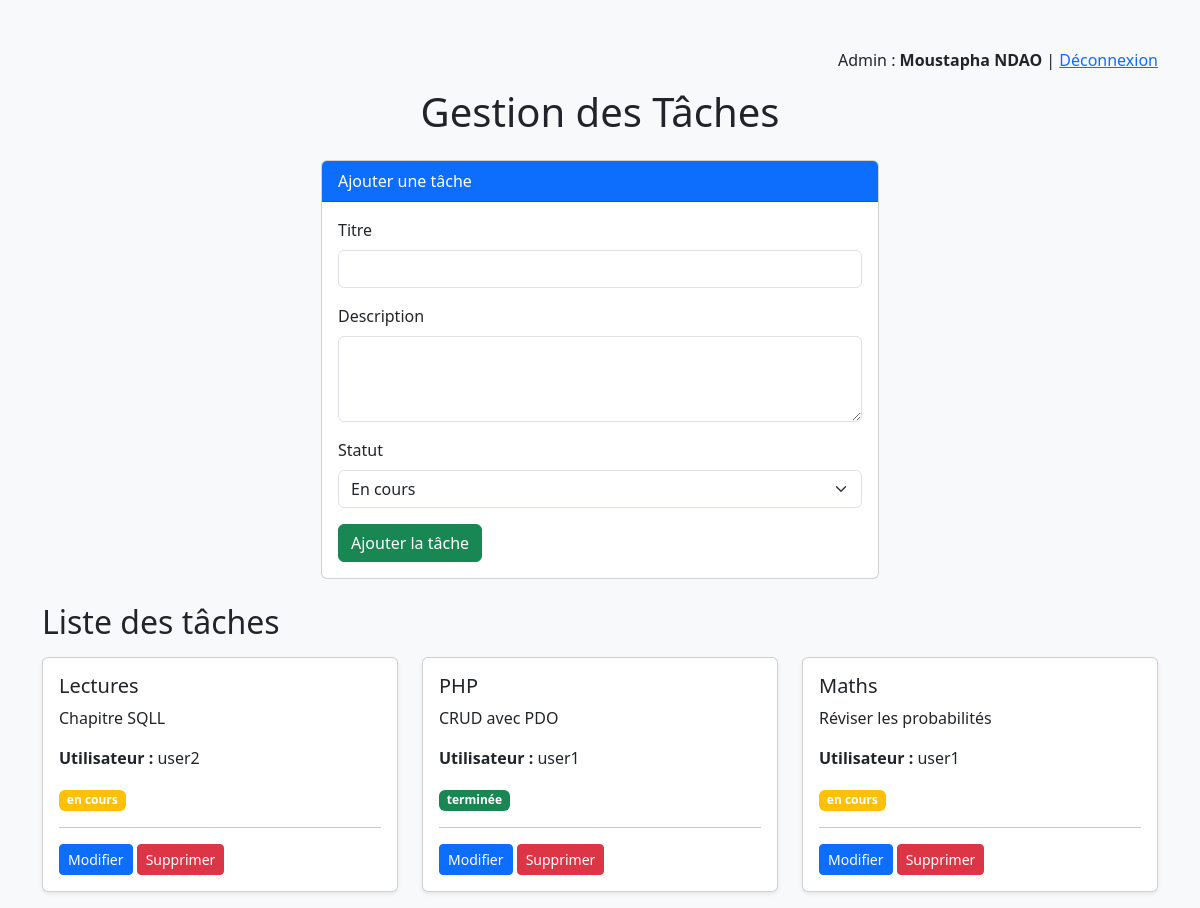
/admin.php (signed in), run on the app's committed database.
### tables this page shows
CREATE TABLE `tache` (
  `id` int(11) NOT NULL,
  `titre` varchar(255) NOT NULL,
  `description` text DEFAULT NULL,
  `statut` enum('en cours','terminée') DEFAULT 'en cours',
  `id_user` int(11) NOT NULL
);

CREATE TABLE `users` (
  `id` int(11) NOT NULL,
  `nom` varchar(100) NOT NULL,
  `prenom` varchar(100) NOT NULL,
  `login` varchar(100) NOT NULL,
  `mot_de_passe` varchar(255) NOT NULL,
  `role` enum('admin','user') NOT NULL
);

### admin.php (the view, shortened to what this page needs)
<?php
require 'db.php';
$tache_a_modifier = null;
$sql = "SELECT tache.*, users.login
FROM tache
JOIN users ON tache.id_user = users.id
ORDER BY tache.id DESC";
$stmt = $pdo->prepare($sql);
$stmt->execute();
$taches = $stmt->fetchAll(PDO::FETCH_ASSOC);
?>
<!DOCTYPE html>
<html lang="fr">
<head>
    <link href="https://cdn.jsdelivr.net/npm/bootstrap@5.3.2/dist/css/bootstrap.min.css" rel="stylesheet">
</head>
<body class="bg-light">
<div class="container mt-5">
    <p class="text-end">
        Admin :
        <strong><?= $_SESSION['prenom'] ?> <?= $_SESSION['nom'] ?></strong>
        | <a href="logout.php">Déconnexion</a>
    </p>
    <h1 class="text-center mb-4">Gestion des Tâches</h1>
    <div class="card mb-4 col-md-6 offset-md-3">
        <div class="card-header bg-primary text-white">
            <?= $tache_a_modifier ? "Modifier une tâche" : "Ajouter une tâche" ?>
        </div>
        <div class="card-body">
            <form method="POST" action="action.php">
                <div class="mb-3">
                    <label class="form-label">Titre</label>
                    <input type="text" class="form-control" name="titre" required
                           value="<?= $tache_a_modifier['titre'] ?? '' ?>">
                </div>
                <div class="mb-3">
                    <label class="form-label">Description</label>
                    <textarea class="form-control" name="description" rows="3"><?= $tache_a_modifier['description'] ?? '' ?></textarea>
                </div>
                <div class="mb-3">
                    <label class="form-label">Statut</label>
                    <select class="form-select" name="statut">
                        <option value="en cours"
                            <?= isset($tache_a_modifier) && $tache_a_modifier['statut'] === 'en cours' ? 'selected' : '' ?>>
                            En cours
                        </option>
                    </select>
                </div>
                <button type="submit" class="btn btn-success">
                    <?= $tache_a_modifier ? "Enregistrer les modifications" : "Ajouter la tâche" ?>
                </button>
            </form>
        </div>
    </div>
    <h2 class="mb-3">Liste des tâches</h2>
    <div class="row">
        <?php foreach ($taches as $tache): ?>
            <div class="col-md-4">
                <div class="card mb-3 shadow-sm">
                    <div class="card-body">
                        <h5 class="card-title">
                            <?= htmlspecialchars($tache['titre']) ?>
                        </h5>
                        <p class="card-text">
                            <?= htmlspecialchars($tache['description']) ?>
                        </p>
                        <p>
                            <strong>Utilisateur :</strong>
                            <?= htmlspecialchars($tache['login']) ?>
                        </p>
                        <span class="badge bg-<?= $tache['statut'] === 'terminée' ? 'success' : 'warning' ?>">
                            <?= $tache['statut'] ?>
                        </span>
                        <hr>
                        <a href="admin.php?modifier=<?= $tache['id'] ?>"
                           class="btn btn-sm btn-primary">
                            Modifier
                        </a>
                        <a href="actions.php?supprimer=<?= $tache['id'] ?>"
                           class="btn btn-sm btn-danger"
                           onclick="return confirm('Supprimer cette tâche ?');">
                            Supprimer
                        </a>
                    </div>
                </div>
            </div>
        <?php endforeach; ?>
    </div>
</div>
</body>
</html>

### data on the page
tache: titre "Lectures", description "Chapitre SQLL", id_user.login "user2", statut "en cours"
tache: titre "PHP", description "CRUD avec PDO", id_user.login "user1", statut "terminée"
tache: titre "Maths", description "Réviser les probabilités", id_user.login "user1", statut "en cours"

### other printed values
$_SESSION['prenom'] "Moustapha"
$_SESSION['nom'] "NDAO"
